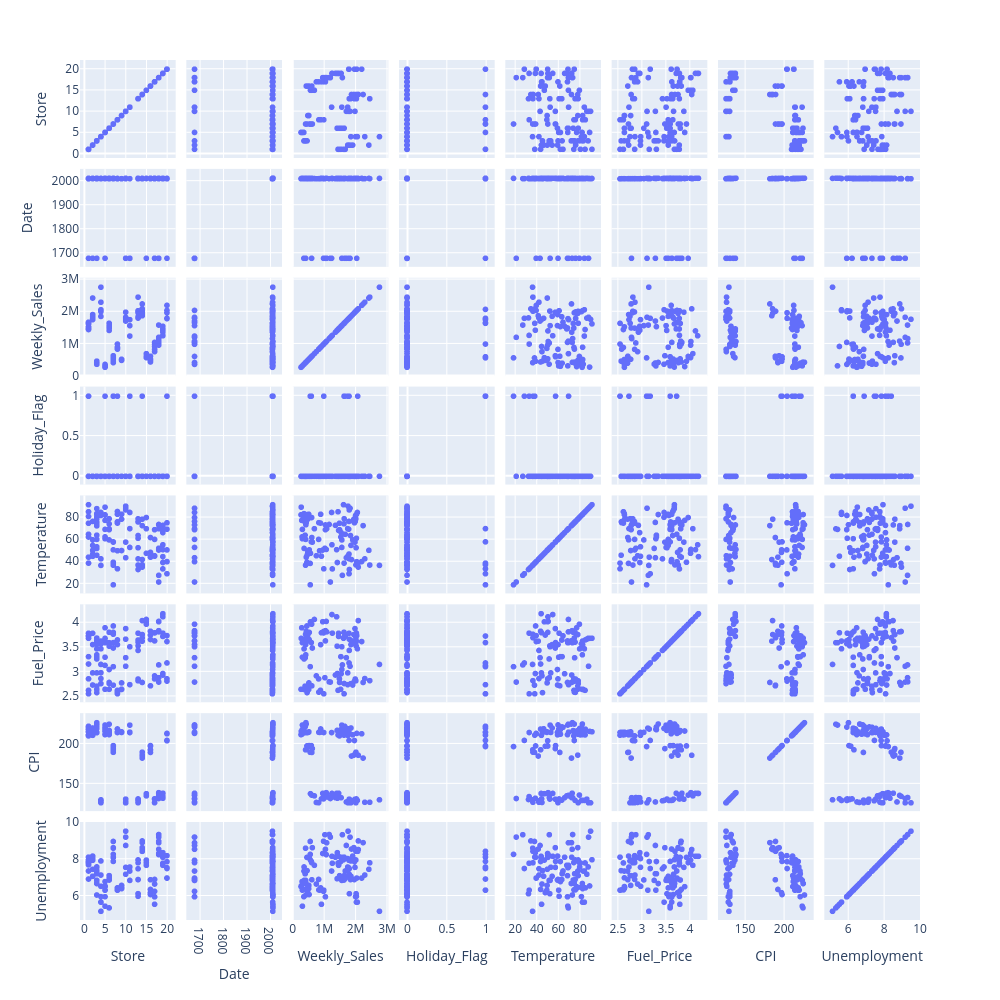

Write notebook code for a chart like this one.
### Code cell
data=data.loc[data['Unemployment']<13]
px.scatter_matrix(data,width=1000,height=1000).show()

### Figure 1 — Plotly figure (JSON) as saved in the notebook; plotly's stock layout.template omitted (floating-point values rounded to 4 significant figures; data arrays with more than 128 entries replaced by an {"elided": "..."} marker saying what was removed)
{"data": [{"dimensions": [{"axis": {"matches": true}, "label": "Store", "values": {"elided": "130 float values"}}, {"axis": {"matches": true}, "label": "Date", "values": {"elided": "130 str values"}}, {"axis": {"matches": true}, "label": "Weekly_Sales", "values": {"elided": "130 float values"}}, {"axis": {"matches": true}, "label": "Holiday_Flag", "values": {"elided": "130 float values"}}, {"axis": {"matches": true}, "label": "Temperature", "values": {"elided": "130 float values"}}, {"axis": {"matches": true}, "label": "Fuel_Price", "values": {"elided": "130 float values"}}, {"axis": {"matches": true}, "label": "CPI", "values": {"elided": "130 float values"}}, {"axis": {"matches": true}, "label": "Unemployment", "values": {"elided": "130 float values"}}], "hovertemplate": "%{xaxis.title.text}=%{x}<br>%{yaxis.title.text}=%{y}<extra></extra>", "legendgroup": "", "marker": {"color": "#636efa", "symbol": "circle"}, "name": "", "showlegend": false, "type": "splom"}], "layout": {"dragmode": "select", "height": 1000, "legend": {"tracegroupgap": 0}, "margin": {"t": 60}, "width": 1000}}
